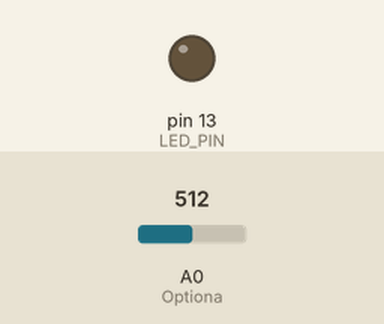
A sketch run on a simulated Arduino Uno, built with avr-gcc and run on an emulated ATmega328P. Parts: output pins drawn as LEDs (lit = HIGH). The test bench sets the inputs (shaded band); at power-on: A0 (Optiona) = 512. What the sketch prints to the serial monitor is not drawn.

Above: at 0.16 s.
Timing chart, 0 to 1.7 s (numbered marks = the images above):
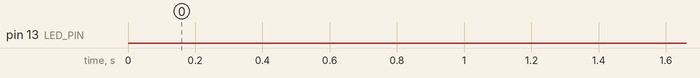

The sketch:

test_pot.ino
```cpp
float value; //save analog value
int LED_PIN = 13;

float frequency = 40;
float freqSpan = 2;
float lightTime = 5;
void setup() {
  Serial.begin(9600);
  //pinMode(A0, INPUT); //Optiona
  pinMode(LED_PIN, OUTPUT);
}

void loop() {
  value = analogRead(A0);
  value = map(value, 0, 1023, -1000, 1000);

  float dTime = (1/(frequency- ( (value/1000)*freqSpan ))) - (lightTime/1000000);

  digitalWrite(LED_PIN, LOW);
  delay(dTime*1000);

  digitalWrite(LED_PIN, HIGH);
  delayMicroseconds(lightTime);

  //Serial.println(dTime*1000);

  Serial.println((frequency- ( (value/1000)*freqSpan )));
}
```
